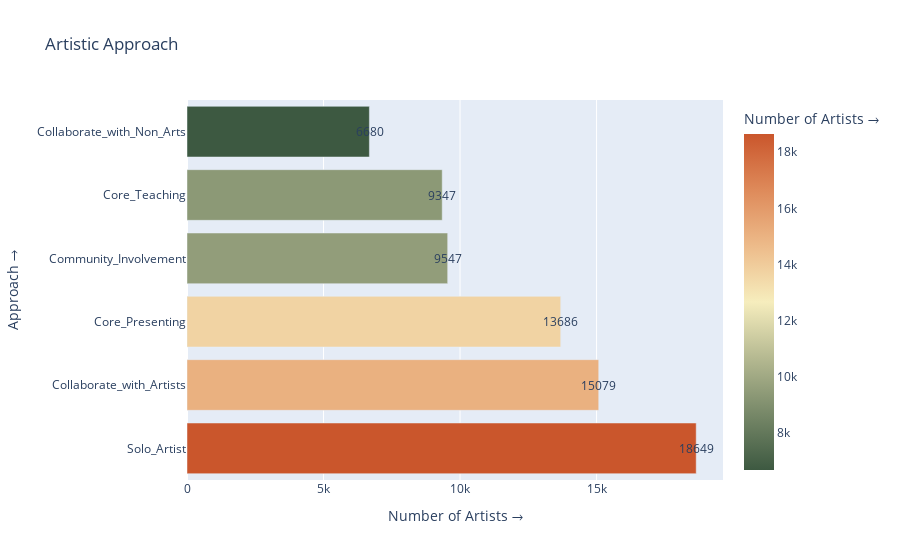

Notebook source saved alongside this figure:
### Code cell
import plotly.express as px
import pandas as pd

# Assuming 'count_of_ones' and 'cleaned_labels' are available from previous calculations

# import seaborn as sns
# import matplotlib.pyplot as plt

key_main = "artistic_approach"
key_columns = data_dict[key_main]

# Calculate the count of 1s in each column
count_of_ones = df5[key_columns].sum()

# Sort the columns by descending order of the count of 1s
sorted_columns = count_of_ones.sort_values(ascending=False).index

# Remove "approach_" from the x-axis parameter labels
cleaned_labels = [label.replace("approach_", "") for label in sorted_columns]
# Create a DataFrame for plotting
plot_data = pd.DataFrame({
    'Count': count_of_ones[sorted_columns],
    'Approach': cleaned_labels
})

# Create a horizontal bar plot with fading colors
fig = px.bar(plot_data, x='Count', y='Approach', orientation='h',
             color='Count', color_continuous_scale='fall', 
             title='Artistic Approach', labels={'Count': 'Number of Artists →', 'Approach': 'Approach →'})

# Add text annotations
for i, v in enumerate(count_of_ones[sorted_columns]):
    fig.add_annotation(x=v + 5, y=cleaned_labels[i], text=str(v),
                       showarrow=False, align="right", font=dict(size=12))

fig.show()

### Figure 1 — Plotly figure (JSON) as saved in the notebook; plotly's stock layout.template omitted (floating-point values rounded to 4 significant figures)
{"data": [{"alignmentgroup": "True", "hovertemplate": "Number of Artists →=%{marker.color}<br>Approach →=%{y}<extra></extra>", "legendgroup": "", "marker": {"color": [18649, 15079, 13686, 9547, 9347, 6680], "coloraxis": "coloraxis", "pattern": {"shape": ""}}, "name": "", "offsetgroup": "", "orientation": "h", "showlegend": false, "textposition": "auto", "type": "bar", "x": [18649, 15079, 13686, 9547, 9347, 6680], "xaxis": "x", "y": ["Solo_Artist", "Collaborate_with_Artists", "Core_Presenting", "Community_Involvement", "Core_Teaching", "Collaborate_with_Non_Arts"], "yaxis": "y"}], "layout": {"annotations": [{"align": "right", "font": {"size": 12}, "showarrow": false, "text": "18649", "x": 18654, "y": "Solo_Artist"}, {"align": "right", "font": {"size": 12}, "showarrow": false, "text": "15079", "x": 15084, "y": "Collaborate_with_Artists"}, {"align": "right", "font": {"size": 12}, "showarrow": false, "text": "13686", "x": 13691, "y": "Core_Presenting"}, {"align": "right", "font": {"size": 12}, "showarrow": false, "text": "9547", "x": 9552, "y": "Community_Involvement"}, {"align": "right", "font": {"size": 12}, "showarrow": false, "text": "9347", "x": 9352, "y": "Core_Teaching"}, {"align": "right", "font": {"size": 12}, "showarrow": false, "text": "6680", "x": 6685, "y": "Collaborate_with_Non_Arts"}], "barmode": "relative", "coloraxis": {"colorbar": {"title": {"text": "Number of Artists →"}}, "colorscale": [[0, "rgb(61, 89, 65)"], [0.1667, "rgb(119, 136, 104)"], [0.3333, "rgb(181, 185, 145)"], [0.5, "rgb(246, 237, 189)"], [0.6667, "rgb(237, 187, 138)"], [0.8333, "rgb(222, 138, 90)"], [1, "rgb(202, 86, 44)"]]}, "legend": {"tracegroupgap": 0}, "title": {"text": "Artistic Approach"}, "xaxis": {"anchor": "y", "domain": [0, 1], "title": {"text": "Number of Artists →"}}, "yaxis": {"anchor": "x", "domain": [0, 1], "title": {"text": "Approach →"}}}}
